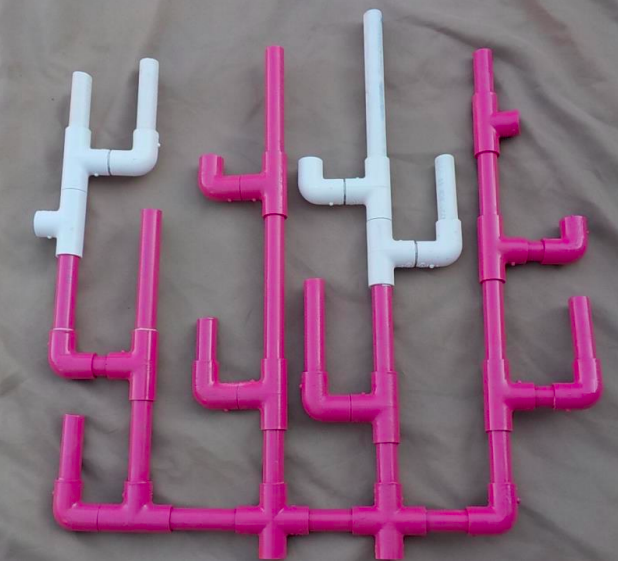
#> input picture scott/input/land_capture.png, 618 x 561 px
$ python coral_land_scott.py
#> lines starting #> are read from the running program, lines starting #| are printed output that depends on the picture; after the words box and inside, x2 and y2 are one past the last pixel; in counts of white or black regions, pixels touching at a corner belong together
import numpy as np
import scipy.ndimage.morphology
from skimage import io, filters, measure, util, morphology, transform
from matplotlib import pyplot as plt
from PIL import Image

path = "./input/land_capture.png"

img = io.imread(path) # https://i.imgur.com/f8EBFd0.png
#> img is the input picture: shape (561, 618, 4); mean R, G, B, A 135.3, 105.2, 124.9, 255
segment_img = img[:, :, 0]
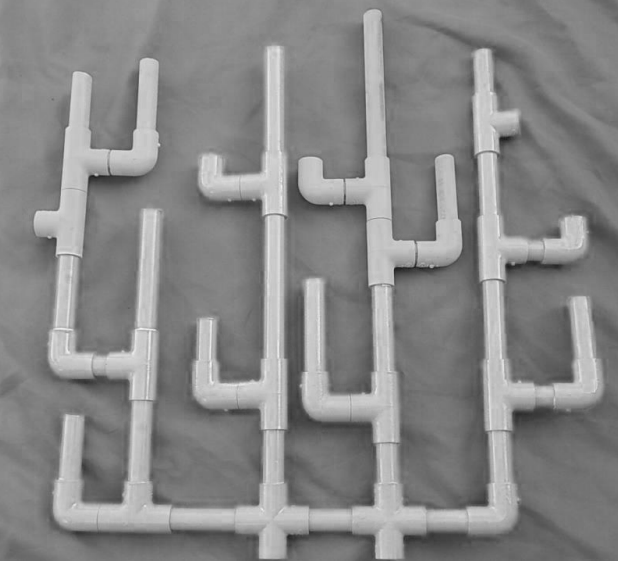
#> segment_img: shape (561, 618); min 30, max 244, mean 135.3

coral = segment_img > filters.threshold_otsu(segment_img)
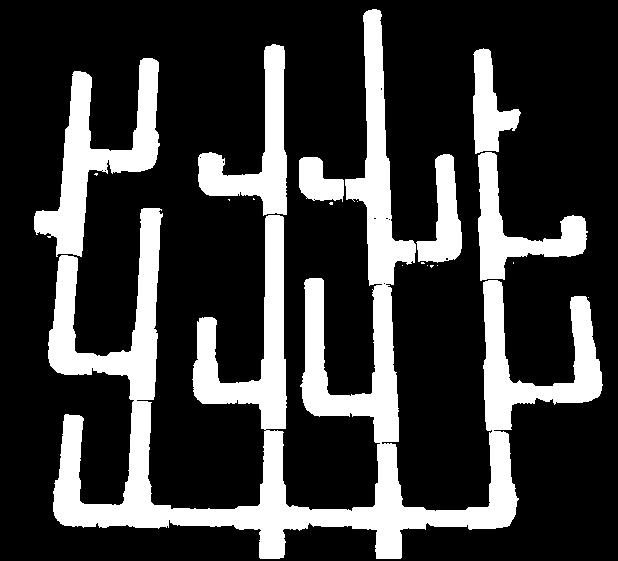
#> coral: shape (561, 618) bool; 23.4% white; 19 white regions (12 under 20 px), largest, box (x1, y1, x2, y2) and area: (48, 9, 603, 559) 56212, (34, 58, 160, 257) 8265, (198, 44, 287, 216) 5421

# [8 lines of commented-out code are left out]

coral_mask = np.pad(coral, (20, 20), 'constant')
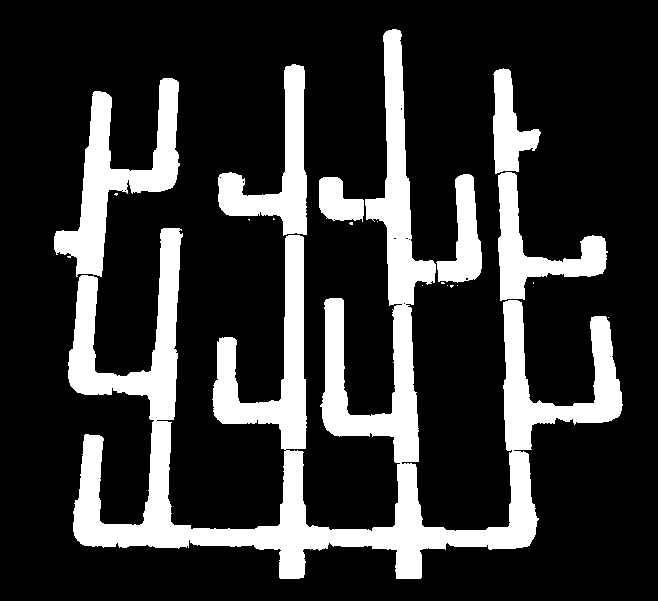
#> coral_mask: shape (601, 658) bool; 20.6% white; 19 white regions (12 under 20 px), largest, box (x1, y1, x2, y2) and area: (68, 29, 623, 579) 56212, (54, 78, 180, 277) 8265, (218, 64, 307, 236) 5421

coral_mask_c = filters.gaussian(coral_mask, 2)
coral_mask_c = transform.rescale(coral_mask_c, 1/4) > .1
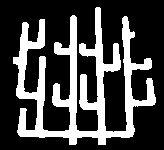
#> coral_mask_c: shape (150, 164) bool; 27% white; 1 white region, box (x1, y1, x2, y2) and area: (13, 7, 156, 145) 6631

coral_reduce = morphology.skeletonize(coral_mask_c)
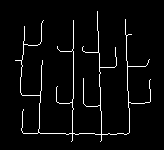
#> coral_reduce: shape (150, 164) bool; 3.7% white in thin lines or dots, all inside (x1, y1, x2, y2) = (15, 11, 151, 142)
#coral_reduce = morphology.dilation(coral_reduce, morphology.square(1))

coral_ends = np.zeros_like(coral_reduce)

end_kernels = [
    np.array([[0, 0, 0],
              [0, 0, 0],
              [0, 1, 0]]),
    np.array([[0, 0, 0],
              [1, 0, 0],
              [0, 0, 0]]),
    np.array([[0, 0, 0],
              [0, 0, 1],
              [0, 0, 0]]),
]

for kernel in end_kernels:
    coral_ends |= scipy.ndimage.morphology.binary_hit_or_miss(coral_reduce, kernel)

ends = morphology.dilation(coral_ends, morphology.square(5))
#> ends: shape (150, 164) bool; 2% white; 18 white regions, largest, box (x1, y1, x2, y2) and area: (41, 17, 47, 23) 34, (81, 43, 87, 49) 34, (147, 56, 153, 62) 34

coral_junc = np.zeros_like(coral_reduce)

center = np.array([[0, 0, 0],
                   [0, 1, 0],
                   [0, 0, 0]])

junc_kernels = [
    np.array([[0, 1, 0],
              [1, 0, 1],
              [0, 1, 0]]),

    np.array([[0, 1, 0],
              [0, 0, 1],
              [0, 1, 0]]),

    np.array([[0, 1, 0],
              [0, 0, 1],
              [0, 0, 0]]),

    np.array([[0, 1, 0],
              [0, 0, 1],
              [1, 0, 0]]),
]

for kernel in junc_kernels:
    for rot in range(3):
        coral_junc |= scipy.ndimage.morphology.binary_hit_or_miss(coral_reduce, np.rot90(kernel, rot))
        coral_junc |= scipy.ndimage.morphology.binary_hit_or_miss(coral_reduce, np.rot90(kernel, rot) + center)
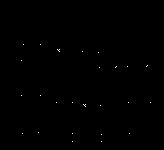
#> coral_junc: shape (150, 164) bool; 0.13% white in thin lines or dots, all inside (x1, y1, x2, y2) = (21, 44, 151, 142)

junctions = morphology.dilation(coral_junc, morphology.square(5))
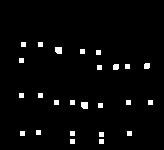
#> junctions: shape (150, 164) bool; 2.8% white; 25 white regions, largest, box (x1, y1, x2, y2) and area: (55, 47, 62, 54) 46, (81, 102, 88, 109) 46, (144, 63, 150, 69) 34

#> (the run stopped early here; a loop or call above may not have finished)
